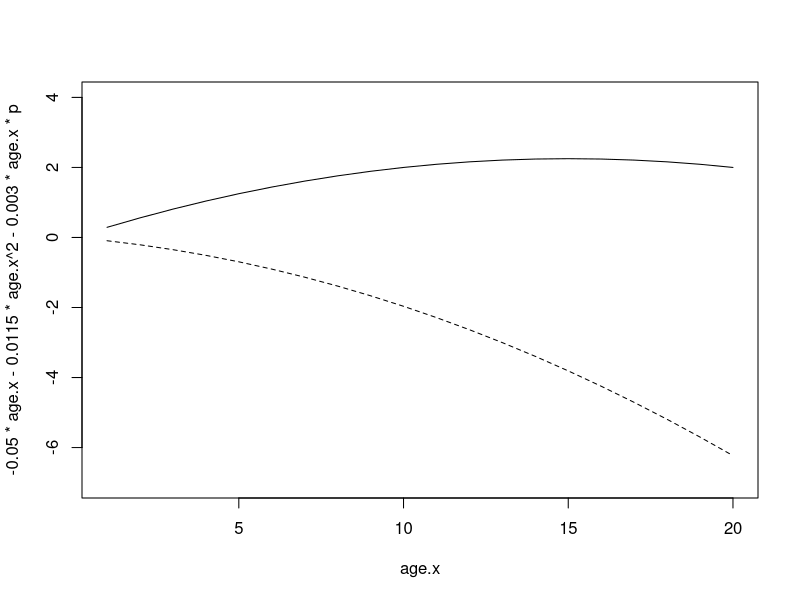

Write R code to recreate this figure.
###equivalents
#written on paper reducing secenario 1 to a and p only

age.x=1:20
p=10.5 #(held at mean for interaction


plot(age.x,-0.05*age.x-0.0115*age.x^2-0.003*age.x*p,
     type='l',lty=2,ylim=c(-7,4))
lines(age.x,.3*age.x-0.01*age.x^2)
